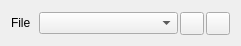
<?xml version="1.0" encoding="UTF-8"?>
<ui version="4.0">
 <class>BufferProperties</class>
 <widget class="QWidget" name="BufferProperties">
  <property name="geometry">
   <rect>
    <x>0</x>
    <y>0</y>
    <width>241</width>
    <height>45</height>
   </rect>
  </property>
  <layout class="QVBoxLayout">
   <item>
    <layout class="QFormLayout" name="formLayout">
     <property name="labelAlignment">
      <set>Qt::AlignRight|Qt::AlignTrailing|Qt::AlignVCenter</set>
     </property>
     <property name="horizontalSpacing">
      <number>8</number>
     </property>
     <property name="verticalSpacing">
      <number>2</number>
     </property>
     <property name="leftMargin">
      <number>0</number>
     </property>
     <property name="topMargin">
      <number>0</number>
     </property>
     <property name="rightMargin">
      <number>0</number>
     </property>
     <property name="bottomMargin">
      <number>0</number>
     </property>
     <item row="0" column="0">
      <widget class="QLabel" name="labelFile">
       <property name="text">
        <string>File</string>
       </property>
      </widget>
     </item>
     <item row="0" column="1">
      <widget class="QWidget" name="widgetFile" native="true">
       <layout class="QHBoxLayout" name="horizontalLayout_8">
        <property name="spacing">
         <number>2</number>
        </property>
        <property name="leftMargin">
         <number>0</number>
        </property>
        <property name="topMargin">
         <number>1</number>
        </property>
        <property name="rightMargin">
         <number>0</number>
        </property>
        <property name="bottomMargin">
         <number>0</number>
        </property>
        <item>
         <widget class="ReferenceComboBox" name="file"/>
        </item>
        <item>
         <widget class="QToolButton" name="fileNew">
          <property name="toolTip">
           <string>Save As</string>
          </property>
          <property name="icon">
           <iconset theme="document-save-as"/>
          </property>
         </widget>
        </item>
        <item>
         <widget class="QToolButton" name="fileBrowse">
          <property name="toolTip">
           <string>Browse</string>
          </property>
          <property name="icon">
           <iconset theme="document-open"/>
          </property>
         </widget>
        </item>
       </layout>
      </widget>
     </item>
    </layout>
   </item>
  </layout>
 </widget>
 <customwidgets>
  <customwidget>
   <class>ReferenceComboBox</class>
   <extends>QComboBox</extends>
   <header>widgets//ReferenceComboBox.h</header>
  </customwidget>
 </customwidgets>
 <resources/>
 <connections/>
</ui>
